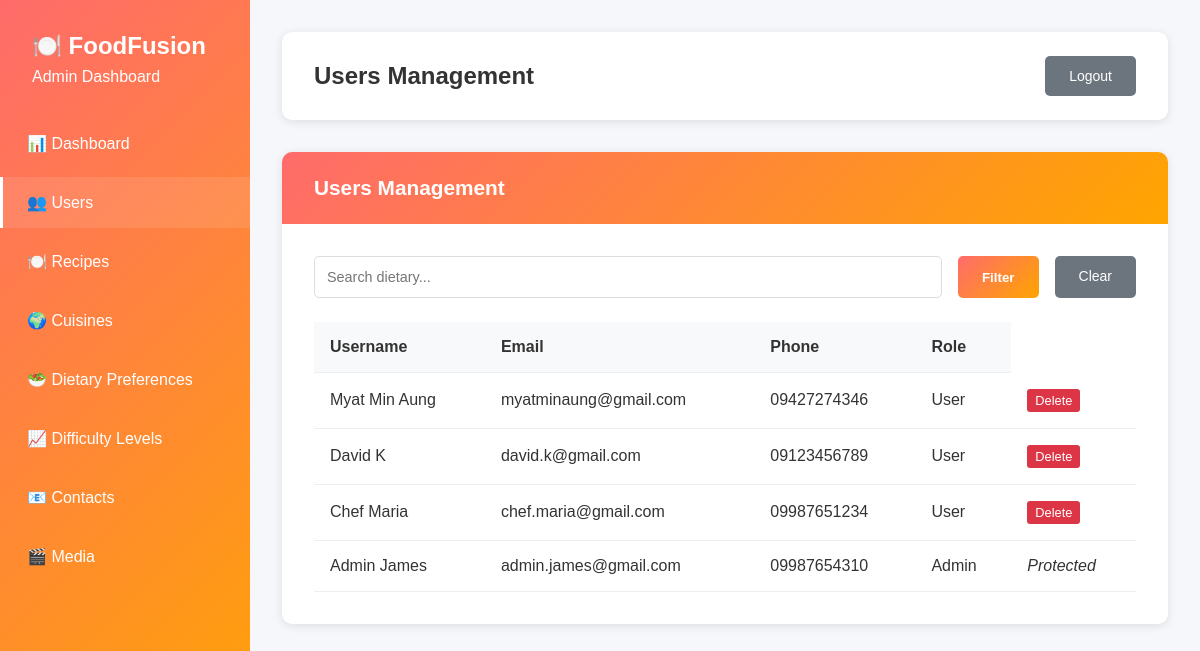
Page /admin-user.php (signed in) on the committed database.
### tables this page shows
CREATE TABLE `user` (
  `id` int(11) NOT NULL,
  `username` varchar(100) NOT NULL,
  `email` varchar(100) NOT NULL,
  `phone` varchar(15) NOT NULL,
  `password` text NOT NULL,
  `role_id` int(11) NOT NULL
);

CREATE TABLE `user_roles` (
  `id` int(11) NOT NULL,
  `role` varchar(255) NOT NULL,
  `status` varchar(25) NOT NULL
);

### admin-user.php (the view, shortened to what this page needs)
<?php
include "connection.php";
$search = $_GET['search'] ?? '';
$where_sql = '';
$sql = "
  SELECT
    u.id,
    u.username,
    u.email,
    u.phone,
    ur.role
  FROM user AS u
  LEFT JOIN user_roles AS ur ON u.role_id = ur.id
  $where_sql
  GROUP BY u.id, u.username, u.email, u.phone
";
$stmt = $connection->prepare($sql);
$stmt->execute();
$result = $stmt->get_result();
$users = [];
while ($row = $result->fetch_assoc()) {
  $users[] = $row;
}
?>
<!DOCTYPE html>
<html lang="en">
<head>
  <link rel="stylesheet" href="css/admin.css">
</head>
<body>
  <?php include "admin-sidebar.php"; ?>
  <section class="main-content">
    <div class="header">
      <h1>Users Management</h1>
      <div class="user-info">
        <?php if (isset($_SESSION['email'])): ?>
          <form action="admin-logout.php" method="POST">
            <button type="submit" class="btn-secondary">Logout</button>
          </form>
        <?php endif; ?>
      </div>
    </div>
    <div class="section">
      <div class="content-section">
        <div class="section-header">
          <h2 class="section-title">Users Management</h2>
        </div>
        <div class="section-content">
          <form class="controls">
            <input type="text" name="search" class="search-box" placeholder="Search dietary..."
              value="<?= htmlspecialchars($search) ?>">
            <button type="submit" class="btn-primary">Filter</button>
            <a href="admin-user.php" class="btn-secondary">
              Clear
            </a>
          </form>
          <table class="data-table">
            <thead>
              <tr>
                <th>Username</th>
                <th>Email</th>
                <th>Phone</th>
                <th>Role</th>
              </tr>
            </thead>
            <tbody>
              <?php if (empty($users)): ?>
                <tr>
                  <td colspan="6">No users found.</td>
                </tr>
              <?php else: ?>
                <?php foreach ($users as $user): ?>
                  <tr>
                    <td style="text-transform: capitalize;">
                      <?= htmlspecialchars($user['username']) ?>
                    </td>
                    <td>
                      <?= htmlspecialchars($user['email']) ?>
                    </td>
                    <td>
                      <?= htmlspecialchars($user['phone']) ?>
                    </td>
                    <td style="text-transform: capitalize;">
                      <?= htmlspecialchars($user['role']) ?>
                    </td>
                    <td>
                      <?php if (strtolower($user['role']) !== 'admin'): ?>
                        <button class="action-btn btn-delete" onclick="deleteUser(<?= $user['id'] ?>)">Delete</button>
                      <?php else: ?>
                        <em>Protected</em>
                      <?php endif; ?>
                    </td>
                  </tr>
                <?php endforeach; ?>
              <?php endif; ?>
            </tbody>
          </table>
        </div>
      </div>
    </div>
  </section>
</body>
</html>

### css/admin.css (style rules this page uses)
* { margin: 0; padding: 0; box-sizing: border-box; }
body { font-family: "Arial", sans-serif; background: #f5f7fa; color: #333; }
.main-content { margin-left: 250px; padding: 2rem; }
.header { background: white; padding: 1.5rem 2rem; border-radius: 10px; box-shadow: 0 2px 10px rgba(0, 0, 0, 0.1); margin-bottom: 2rem; display: flex; justify-content: space-between; align-items: center; }
.header h1 { color: #333; font-size: 1.5rem; }
.user-info { display: flex; align-items: center; gap: 1rem; }
.content-section { background: white; border-radius: 10px; box-shadow: 0 2px 10px rgba(0, 0, 0, 0.1); margin-bottom: 2rem; overflow: hidden; }
.section-header { background: linear-gradient(135deg, #ff6b6b, #ffa500); color: white; padding: 1.5rem 2rem; display: flex; justify-content: space-between; align-items: center; }
.section-title { font-size: 1.3rem; margin: 0; }
.section-content { padding: 2rem; }
.controls { display: flex; gap: 1rem; margin-bottom: 1.5rem; flex-wrap: wrap; }
.search-box { flex: 1; min-width: 200px; padding: 0.75rem; border: 1px solid #ddd; border-radius: 5px; font-size: 0.9rem; }
.data-table { width: 100%; border-collapse: collapse; margin-top: 1rem; }
.data-table th, .data-table td { padding: 1rem; text-align: left; border-bottom: 1px solid #eee; }
.data-table th { background: #f8f9fa; font-weight: bold; color: #333; }
.action-btn { padding: 0.25rem 0.5rem; border: none; border-radius: 3px; cursor: pointer; font-size: 0.8rem; margin-right: 0.25rem; transition: all 0.3s ease; }
.btn-delete { background: #dc3545; color: white; }
.btn-primary { background: linear-gradient(135deg, #ff6b6b, #ffa500); color: white; padding: 0.75rem 1.5rem; border: none; border-radius: 5px; cursor: pointer; font-weight: bold; }
.btn-secondary { background: #6c757d; color: white; padding: 0.75rem 1.5rem; border: none; border-radius: 5px; color: white; font-size: 14px; text-decoration: none; cursor: pointer; }
@media (min-width: 1200px) { .main-content { padding: 2rem; } }

### rows in the picture
user: username "Myat Min Aung", email "myatminaung@gmail.com", phone "09427274346", role.role "User"
user: username "David K", email "david.k@gmail.com", phone "09123456789", role.role "User"
user: username "Chef Maria", email "chef.maria@gmail.com", phone "09987651234", role.role "User"
user: username "Admin James", email "admin.james@gmail.com", phone "09987654310", role.role "Admin", shows "Protected"
